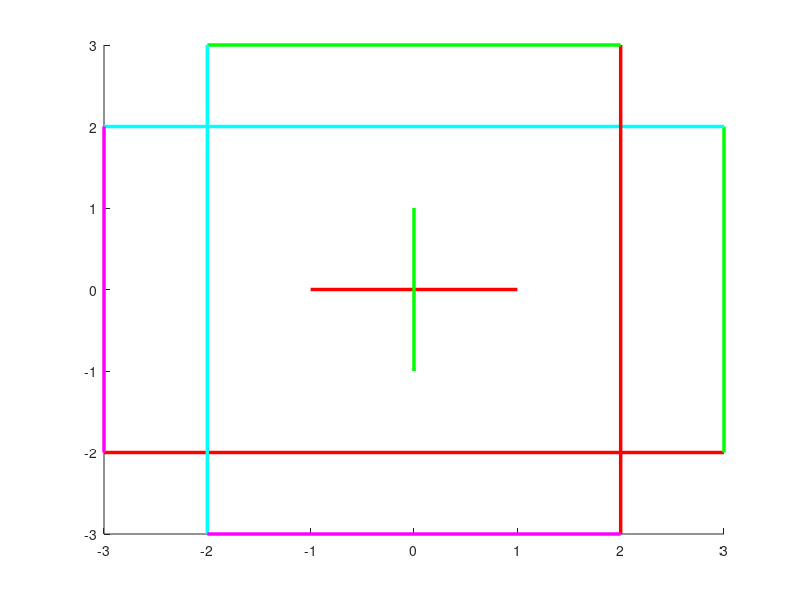

Reproduce this figure in MATLAB.
clear all
clc
angle_rad = deg2rad(90);

 line([-1 1],[0 0],[0 0],'color',[1 0 0],'linewidth',2.5); %establece el eje X en rojo
 line([0 0],[-1 1],[0 0],'color',[0 1 0],'linewidth',2.5); %establece el eje Y en verde

 p1=[-3 -2];
 p2=[3 -2];
 p3=[3 2];
 p4=[-3 2];
 

 
 line([p1(1) p2(1)],[p1(2) p2(2)],[0 0],'color',[1 0 0],'linewidth',2.5);
 line([p2(1) p3(1)],[p2(2) p3(2)],[0 0],'color',[0 1 0],'linewidth',2.5);
 line([p3(1) p4(1)],[p3(2) p4(2)],[0 0],'color',[0 1 1],'linewidth',2.5);
 line([p4(1) p1(1)],[p4(2) p1(2)],[0 0],'color',[1 0 1],'linewidth',2.5);
 

 
 Rz = [cos(angle_rad) -sin(angle_rad); sin(angle_rad) cos(angle_rad)];
 
 p1r = Rz*p1';
 p2r = Rz*p2';
 p3r = Rz*p3';
 p4r = Rz*p4';
 
 line([p1r(1) p2r(1)],[p1r(2) p2r(2)],[0 0],'color',[1 0 0],'linewidth',2.5);
 line([p2r(1) p3r(1)],[p2r(2) p3r(2)],[0 0],'color',[0 1 0],'linewidth',2.5);
 line([p3r(1) p4r(1)],[p3r(2) p4r(2)],[0 0],'color',[0 1 1],'linewidth',2.5);
 line([p4r(1) p1r(1)],[p4r(2) p1r(2)],[0 0],'color',[1 0 1],'linewidth',2.5);
 
 
 

